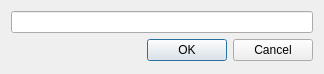
<?xml version="1.0" encoding="UTF-8"?>
<ui version="4.0">
 <class>EditLabelDialog</class>
 <widget class="QDialog" name="EditLabelDialog">
  <property name="geometry">
   <rect>
    <x>0</x>
    <y>0</y>
    <width>324</width>
    <height>74</height>
   </rect>
  </property>
  <property name="windowTitle">
   <string>Dialog</string>
  </property>
  <layout class="QVBoxLayout" name="verticalLayout">
   <item>
    <widget class="QLineEdit" name="labelText">
     <property name="minimumSize">
      <size>
       <width>300</width>
       <height>0</height>
      </size>
     </property>
    </widget>
   </item>
   <item>
    <widget class="QDialogButtonBox" name="buttonBox">
     <property name="orientation">
      <enum>Qt::Horizontal</enum>
     </property>
     <property name="standardButtons">
      <set>QDialogButtonBox::Cancel|QDialogButtonBox::Ok</set>
     </property>
    </widget>
   </item>
  </layout>
 </widget>
 <resources/>
 <connections>
  <connection>
   <sender>buttonBox</sender>
   <signal>accepted()</signal>
   <receiver>EditLabelDialog</receiver>
   <slot>accept()</slot>
   <hints>
    <hint type="sourcelabel">
     <x>224</x>
     <y>202</y>
    </hint>
    <hint type="destinationlabel">
     <x>157</x>
     <y>274</y>
    </hint>
   </hints>
  </connection>
  <connection>
   <sender>buttonBox</sender>
   <signal>rejected()</signal>
   <receiver>EditLabelDialog</receiver>
   <slot>reject()</slot>
   <hints>
    <hint type="sourcelabel">
     <x>292</x>
     <y>208</y>
    </hint>
    <hint type="destinationlabel">
     <x>286</x>
     <y>274</y>
    </hint>
   </hints>
  </connection>
 </connections>
</ui>
